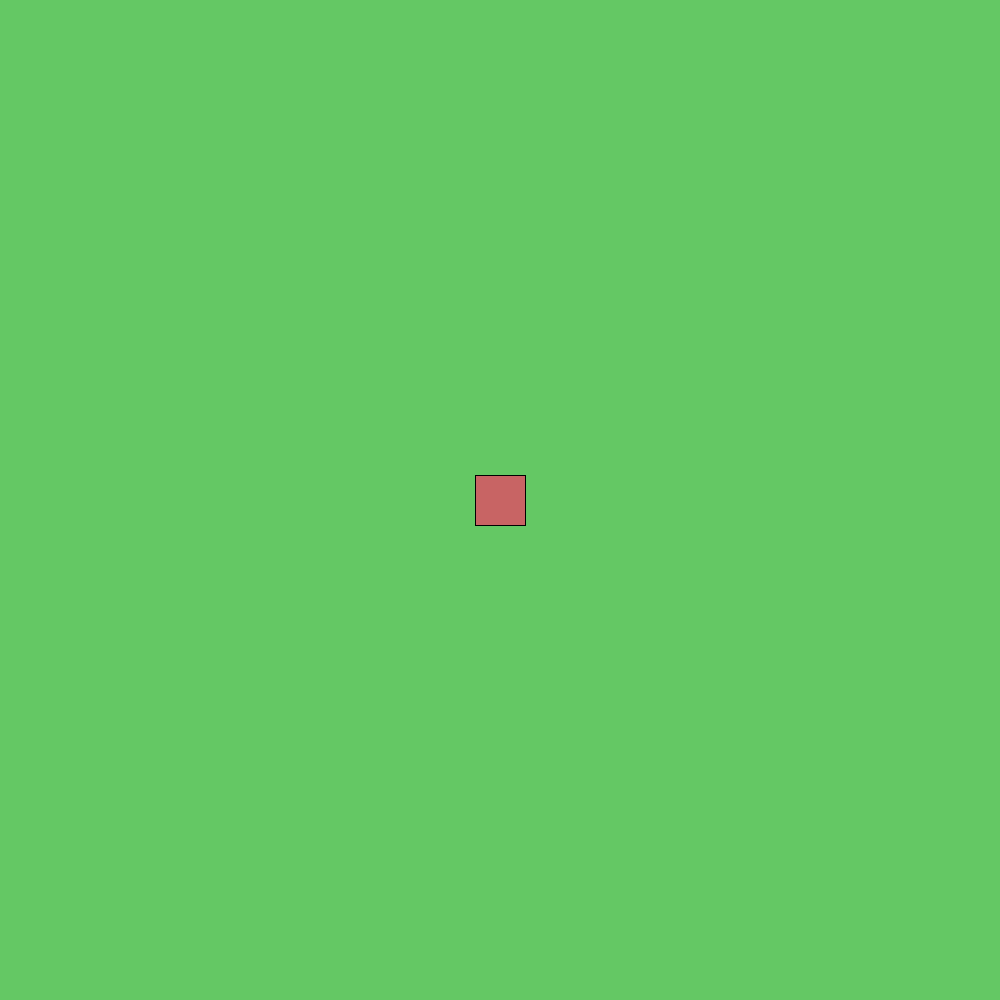
Frame 1 (no input)
Frame 60 (the mouse pressed at the canvas centre just before this capture): identical to frame 1, image omitted
Frame 120 (the mouse held since frame 60 and released just before this capture): identical to frame 1, image omitted

The Processing sketch that drew this single still picture (run headless with seeded random() and noise(); from frame 60 on, the mouse is pressed at the canvas centre):

// Processing sketch: AsteroidClone_WIP
// ── AsteroidClone_WIP.pde
float PlayerX = 475;  //Used under 'PlayerMovement' to figure out how the player moves
float PlayerY = 475;
float PlayerSpeedX = 0;
float PlayerSpeedY = 0;
boolean PlayerRight = false;
boolean PlayerDown = false;
boolean PlayerLeft = false;
boolean PlayerUp = false;


void setup(){
  size(1000,1000);
  frameRate(100);
  println("Setup run");
}

void draw(){
  clear();
  background(100,200,100);
  fill(200,100,100);
  rect(PlayerX,PlayerY,50,50);
  
  PlayerMovement();
  PlayerAttack();
}

void keyPressed(){
  PlayerAccelerate();
}

void keyReleased(){
 PlayerMoveCheck();
}

// ── PlayerAttack.pde
void PlayerAttack(){
  
}

// ── PlayerMovement.pde
void PlayerMovement(){
  
  if(PlayerUp == true){  //The player speeds up
    PlayerSpeedY = -5;
  }
  if(PlayerDown == true){
     PlayerSpeedY = 5;
  }
  
  if(PlayerLeft == true){
    PlayerSpeedX = -5;
  }
  if(PlayerRight == true){
     PlayerSpeedX = 5;
  }
  
  PlayerX = PlayerX + PlayerSpeedX; //The player moves according to their speed
  PlayerY = PlayerY + PlayerSpeedY;
  
  PlayerDecelerate();
  
  if(PlayerX > 950){    //The player loops around when reaching the edge
    PlayerX = 0;
  }
  if(PlayerX < 0){
    PlayerX = 950;
  }
  if(PlayerY > 950){
    PlayerY = 0;
  }
  if(PlayerY < 0){
    PlayerY = 950;
  }
}

void PlayerAccelerate(){      //Makes the player when when the key is pressed
   if(key == 'w'){
     PlayerUp = true;
     //println(" Key 'W' pressed");
   }
   if(key == 's'){
     PlayerDown = true;
     //println(" Key 'S' pressed");
   }
   if(key == 'a'){
     PlayerLeft = true;
     //println(" Key 'A' pressed");
   }
   if(key == 'd'){
     PlayerRight = true;
     //println(" Key 'D' pressed");
   }
}



void PlayerDecelerate(){               //The player slows down over a short timeframe
   PlayerSpeedX = PlayerSpeedX*0.95;
   PlayerSpeedY = PlayerSpeedY*0.95;
}



void PlayerMoveCheck(){      //Makes the player stop moving after releasing the key
   if(key == 'w'){
     PlayerUp = false;
     //println(" Key 'W' released");
   }
   if(key == 's'){
     PlayerDown = false;
     //println(" Key 'S' released");
   }
   if(key == 'a'){
     PlayerLeft = false;
     //println(" Key 'A' released");
   }
   if(key == 'd'){
     PlayerRight = false;
     //println(" Key 'D' released");
   }
}
